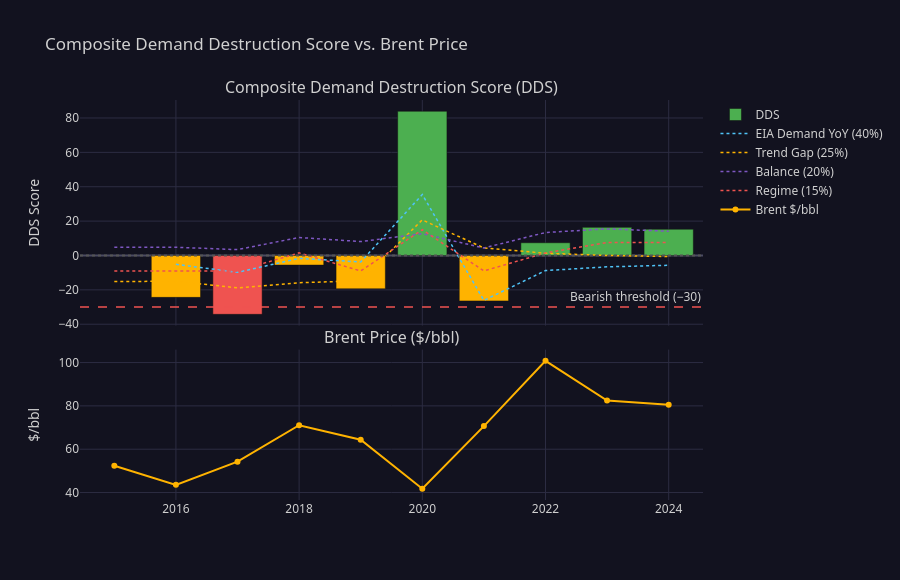

Write notebook code for a chart like this one.
### Code cell
fig = make_subplots(rows=2, cols=1, shared_xaxes=True,
                    row_heights=[0.6, 0.4], vertical_spacing=0.06,
                    subplot_titles=('Composite Demand Destruction Score (DDS)', 'Brent Price ($/bbl)'))

# DDS line
dds_colors = ['#EF5350' if v < -30 else '#FFB300' if v < 0 else '#4CAF50' for v in dds['DDS']]
fig.add_trace(go.Bar(
    x=dds['year'], y=dds['DDS'],
    marker_color=dds_colors, name='DDS',
    hovertemplate='%{x}: DDS = <b>%{y:+.1f}</b><extra></extra>',
), row=1, col=1)
fig.add_hline(y=-30, line=dict(color='#EF5350', dash='dash', width=1.5),
              annotation_text='Bearish threshold (−30)', annotation_position='top right',
              row=1, col=1)
fig.add_hline(y=0, line=dict(color='#555', dash='dot'), row=1, col=1)

# Component waterfall (stacked area)
for col_, name_, color_ in [
    ('c1_eia',    'EIA Demand YoY (40%)', '#4FC3F7'),
    ('c2_trend',  'Trend Gap (25%)',       '#FFB300'),
    ('c3_balance','Balance (20%)',         '#7E57C2'),
    ('c4_regime', 'Regime (15%)',          '#EF5350'),
]:
    w = {'c1_eia': 0.40, 'c2_trend': 0.25, 'c3_balance': 0.20, 'c4_regime': 0.15}[col_]
    fig.add_trace(go.Scatter(
        x=dds['year'], y=dds[col_] * w,
        mode='lines', name=name_,
        line=dict(color=color_, width=1.5, dash='dot'),
        hovertemplate=f'{name_}: %{{y:+.1f}}<extra></extra>',
    ), row=1, col=1)

# Brent price
fig.add_trace(go.Scatter(
    x=dds['year'], y=dds['brent'],
    mode='lines+markers', name='Brent $/bbl',
    line=dict(color='#FFB300', width=2),
    hovertemplate='%{x}: <b>$%{y:.0f}/bbl</b><extra>Brent</extra>',
), row=2, col=1)

fig.update_layout(**DARK, height=580, title='Composite Demand Destruction Score vs. Brent Price')
fig.update_xaxes(**AXIS)
fig.update_yaxes(**AXIS)
fig.update_yaxes(title_text='DDS Score', row=1, col=1)
fig.update_yaxes(title_text='$/bbl', row=2, col=1)
fig.show()

### Figure 1 — Plotly figure (JSON) as saved in the notebook; plotly's stock layout.template omitted (floating-point values rounded to 4 significant figures)
{"data": [{"hovertemplate": "%{x}: DDS = <b>%{y:+.1f}</b><extra></extra>", "marker": {"color": ["#4CAF50", "#FFB300", "#EF5350", "#FFB300", "#FFB300", "#4CAF50", "#FFB300", "#4CAF50", "#4CAF50", "#4CAF50"]}, "name": "DDS", "type": "bar", "x": [2015, 2016, 2017, 2018, 2019, 2020, 2021, 2022, 2023, 2024], "xaxis": "x", "y": [NaN, -24.37, -34.24, -5.585, -19.39, 83.91, -26.45, 7.39, 16.36, 15.28], "yaxis": "y"}, {"hovertemplate": "EIA Demand YoY (40%): %{y:+.1f}<extra></extra>", "line": {"color": "#4FC3F7", "dash": "dot", "width": 1.5}, "mode": "lines", "name": "EIA Demand YoY (40%)", "type": "scatter", "x": [2015, 2016, 2017, 2018, 2019, 2020, 2021, 2022, 2023, 2024], "xaxis": "x", "y": [NaN, -5.15, -9.817, -1.69, -3.773, 35.47, -26.14, -8.786, -6.613, -5.706], "yaxis": "y"}, {"hovertemplate": "Trend Gap (25%): %{y:+.1f}<extra></extra>", "line": {"color": "#FFB300", "dash": "dot", "width": 1.5}, "mode": "lines", "name": "Trend Gap (25%)", "type": "scatter", "x": [2015, 2016, 2017, 2018, 2019, 2020, 2021, 2022, 2023, 2024], "xaxis": "x", "y": [-15.14, -15.0, -18.83, -15.87, -14.71, 20.74, 4.338, 1.306, -0.004502, -0.6099], "yaxis": "y"}, {"hovertemplate": "Balance (20%): %{y:+.1f}<extra></extra>", "line": {"color": "#7E57C2", "dash": "dot", "width": 1.5}, "mode": "lines", "name": "Balance (20%)", "type": "scatter", "x": [2015, 2016, 2017, 2018, 2019, 2020, 2021, 2022, 2023, 2024], "xaxis": "x", "y": [4.755, 4.777, 3.411, 10.47, 8.088, 12.7, 4.345, 13.37, 15.48, 14.09], "yaxis": "y"}, {"hovertemplate": "Regime (15%): %{y:+.1f}<extra></extra>", "line": {"color": "#EF5350", "dash": "dot", "width": 1.5}, "mode": "lines", "name": "Regime (15%)", "type": "scatter", "x": [2015, 2016, 2017, 2018, 2019, 2020, 2021, 2022, 2023, 2024], "xaxis": "x", "y": [-9.0, -9.0, -9.0, 1.5, -9.0, 15.0, -9.0, 1.5, 7.5, 7.5], "yaxis": "y"}, {"hovertemplate": "%{x}: <b>$%{y:.0f}/bbl</b><extra>Brent</extra>", "line": {"color": "#FFB300", "width": 2}, "mode": "lines+markers", "name": "Brent $/bbl", "type": "scatter", "x": [2015, 2016, 2017, 2018, 2019, 2020, 2021, 2022, 2023, 2024], "xaxis": "x2", "y": [52.35, 43.55, 54.25, 71.06, 64.35, 41.76, 70.68, 100.8, 82.47, 80.53], "yaxis": "y2"}], "layout": {"annotations": [{"font": {"size": 16}, "showarrow": false, "text": "Composite Demand Destruction Score (DDS)", "x": 0.5, "xanchor": "center", "xref": "paper", "y": 1, "yanchor": "bottom", "yref": "paper"}, {"font": {"size": 16}, "showarrow": false, "text": "Brent Price ($/bbl)", "x": 0.5, "xanchor": "center", "xref": "paper", "y": 0.376, "yanchor": "bottom", "yref": "paper"}, {"showarrow": false, "text": "Bearish threshold (−30)", "x": 1, "xanchor": "right", "xref": "x domain", "y": -30, "yanchor": "bottom", "yref": "y"}], "font": {"color": "#D0D0D0", "family": "Segoe UI, Arial"}, "height": 580, "paper_bgcolor": "#12121f", "plot_bgcolor": "#12121f", "shapes": [{"line": {"color": "#EF5350", "dash": "dash", "width": 1.5}, "type": "line", "x0": 0, "x1": 1, "xref": "x domain", "y0": -30, "y1": -30, "yref": "y"}, {"line": {"color": "#555", "dash": "dot"}, "type": "line", "x0": 0, "x1": 1, "xref": "x domain", "y0": 0, "y1": 0, "yref": "y"}], "title": {"text": "Composite Demand Destruction Score vs. Brent Price"}, "xaxis": {"anchor": "y", "domain": [0, 1], "gridcolor": "#2c2c42", "matches": "x2", "showticklabels": false, "zerolinecolor": "#4a4a62"}, "xaxis2": {"anchor": "y2", "domain": [0, 1], "gridcolor": "#2c2c42", "zerolinecolor": "#4a4a62"}, "yaxis": {"anchor": "x", "domain": [0.436, 1], "gridcolor": "#2c2c42", "title": {"text": "DDS Score"}, "zerolinecolor": "#4a4a62"}, "yaxis2": {"anchor": "x2", "domain": [0, 0.376], "gridcolor": "#2c2c42", "title": {"text": "$/bbl"}, "zerolinecolor": "#4a4a62"}}}
